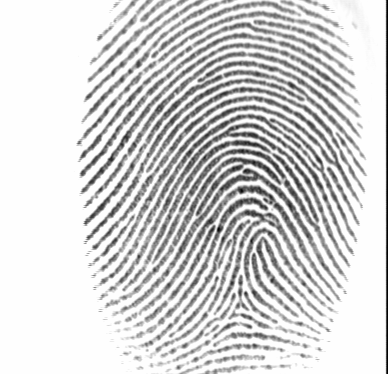
%> input picture 1_8.tif, 388 x 374 px, given in place of 95_2.tif, which was not available
$ octave fingerprint_test.m   (GNU Octave 9; MATLAB toolbox functions it lacks are replaced by stand-ins)
%> lines starting %> are read from the running program, lines starting %| are printed output that depends on the picture; in (x1, y1, x2, y2) boxes, pixels count from 0 and x2, y2 are one past the last pixel; in counts of white or black regions, pixels touching at a corner belong together; the program's own positions count from 1; pictures that were not available may be replaced by others from this repository, and a replacement may not be noted
### gaborfilter.m
function merge = gaborfilter(input)

    lambda = 8;
    theta = 0;
    psi = 0;
    gamma = 0.5;
    sigma = 4.4974;
    N = 8;

    img_in = im2double(input);
    img_out = zeros(size(img_in,1), size(img_in,2), N);
    for n=1:N
        gb = Mygabo(sigma,theta,lambda,psi,gamma);
        img_out(:,:,n) = conv2(img_in, gb,'same');
        theta = theta + pi/8;
    end

    merge = sum(img_out, 3); %img_out(:,:,1)+img_out(:,:,2)+...+img_out(:,:,N)


### minutiae_ext.m
function [endpoint,bifurpoint] = minutiae_ext(thin);
%UNTITLED2 Summary of this function goes here
%   Detailed explanation goes here

endpoint = [];
bifurpoint = [];
% endpoint = [endpoint ; new ]; 추가하는 방법
for i=2:373
    for j=2:387


        if thin(i,j)==0   % 3*3의 중간부분이 검은색 이었을 때
            if addition(thin,i,j)==7    % end point 인지 확인
                endpoint = [endpoint ; [i,j] ];  %end point가 맞다면 추가
            elseif  (addition(thin,i,j)==5 )   && (bifur_filter(thin,i,j)==1) %bifurcation point 인지 확인
                %합이 5이고 bifur_filter 함수를 돌린 결과가 true(1)로 나오는지 확인
                bifurpoint = [bifurpoint; [i,j]];  %bifurcation point가 맞다면 추가

            end
        end


    end
end

end

### MyROI.m
function roi_image=MyROI(input)

input_roi = im2double(input);
level = graythresh(input_roi);
input_roi = im2bw(input_roi,level);
roi_image = im2double(ones(size(input_roi)));
roi_image2 = roi_image;
roi_image3 = roi_image;
roi_meter = 10;

for i=1:roi_meter:size(input_roi,1)-roi_meter
    for j=1:roi_meter:size(input_roi,2)-roi_meter

        temp=input_roi(i:i+roi_meter-1,j:j+roi_meter-1); % roi_meter x roi_meter image

        if sum(temp(:))==roi_meter*roi_meter % if temp is all white
            roi_image(i:i+roi_meter-1,j:j+roi_meter-1)=1; % white
        else % if temp has a black
            roi_image(i:i+roi_meter-1,j:j+roi_meter-1)=0; % black
        end
    end
end

% row scan
for i=1:roi_meter:size(roi_image,1)-roi_meter
    flag = 0;
    for j=1:roi_meter:size(roi_image,2)-roi_meter
        temp=roi_image(i:i+roi_meter-1,j:j+roi_meter-1);
        if sum(temp(:))==0 && flag==0 %black first left
            roi_image2(i:i+roi_meter-1,j:j+roi_meter-1) = 0.5;
            flag=1;
            continue;
        end

        if sum(temp(:))==roi_meter*roi_meter && flag==1 %black last right
            roi_image2(i:i+roi_meter-1,j-roi_meter:j-1) = 0.5;
            flag=0;
        end
    end
end

% column scan
for j=1:roi_meter:size(roi_image,2)-roi_meter
    flag = 0;
    for i=1:roi_meter:size(roi_image,1)-roi_meter
        temp=roi_image(i:i+roi_meter-1,j:j+roi_meter-1);
        if sum(temp(:))==0 && flag==0
            roi_image3(i:i+roi_meter-1,j:j+roi_meter-1) = 0.5;
            flag=1;
            continue;
        end

        if sum(temp(:))==roi_meter*roi_meter && flag==1
            roi_image3(i-roi_meter:i-1,j:j+roi_meter-1) = 0.5;
            flag=0;
        end
    end
end

for i=1:size(roi_image,1)
    for j=1:size(roi_image,2)
        if roi_image2(i,j) == 0.5 || roi_image3(i,j) == 0.5
            roi_image(i,j) = 0.5;
        end
    end
end
end

### ROIAPPLY.m
function [out_endpoint,out_bifurpoint]=ROIAPPLY(endpoint, bifurpoint, roi_image)

    out_endpoint=[];
    out_bifurpoint=[];

    for i=1:size(endpoint,1)
       if roi_image(endpoint(i,1),endpoint(i,2)) == 0
           out_endpoint=[out_endpoint;[endpoint(i,1),endpoint(i,2),1,0]] ;
       end
    end

    for i=1:size(bifurpoint,1)
       if roi_image(bifurpoint(i,1),bifurpoint(i,2)) == 0
           out_bifurpoint =[out_bifurpoint;[bifurpoint(i,1),bifurpoint(i,2),2,0]] ;
       end
    end
end

### my_direction_t.m
function [last_endpoint,last_bifurpoint] = my_direction_t(out_endpoint,out_bifurpoint,thin)
    Table = [3*pi/4 2*pi/3 7*pi/12 pi/2 5*pi/12 pi/3 pi/4  %7*7
        5*pi/6 0 0 0 0 0 pi/6
        11*pi/12 0 0 0 0 0 pi/12
        pi 0 0 0 0 0 0
        -11*pi/12 0 0 0 0 0 -pi/12
        -5*pi/6 0 0 0 0 0 -pi/6
        -3*pi/4 -2*pi/3 -7*pi/12 -pi/2 -5*pi/12 -pi/3 -pi/4];


    Table2 = [3*pi/4 pi/2 pi/4; pi 0 0; -3*pi/4 -pi/2 -pi/4]; %3*3 혹시 필요할까봐 만들었는데 사용하지 않았다

    Table3 = [3*pi/4 2*pi/3 pi/2 pi/3 pi/4;   %5*5 혹시 필요할까봐 만들었는데 사용하지 않았다
        5*pi/6 0 0 0 pi/6;
        pi 0 0 0 0;
        -5*pi/6 0 0 0 -pi/6;
        -3*pi/4 -2*pi/3 -pi/2 -pi/3 -pi/4];

    last_endpoint = [];
    last_bifurpoint = [];
    CentroidTermX = out_endpoint(:,1);  %endpoint(:,1) => endpoint 중간점 x 좌표 모음
    CentroidTermY = out_endpoint(:, 2); %endpoint(:,2) => endpoint 중간점 y좌표 모음
    CentroidBifX = out_bifurpoint(:,1);
    CentroidBifY = out_bifurpoint(:,2);

    OrientationTerm = zeros(length(CentroidTermX), 1);
    OrientationBif = zeros(length(CentroidBifX), 1);


    for ind=1:length(CentroidTermX)
        Klocal = thin(CentroidTermX(ind)-3:CentroidTermX(ind)+3, CentroidTermY(ind)-3:CentroidTermY(ind)+3); %7*7 matrix
        Klocal(2:6 , 2:6 )= 1; %가운데 빼고 안쪽 흰색으로 바꾸기 // end는 알아서 정의?? end-1 => 6?
        [i,j] = find(Klocal==0);  %find 에 해당하는 것 다 [(i1,j1) ; (i2, j2) ; ......] 이런식으로 저장?
                                  %배열에서 다음 조건을 만족하는 항을 다 찾음. => 결과는 그 항의인덱스


        if length(i) ~= 1    %7*7에서 중간 흰색으로 바꾼후 테두리 부분에 검은색 한개가 아닌경우 반복문 처음으로
                             % end point 에 해당되는 경우에만 밑으로 내려간다.
            continue
        end
        OrientationTerm(ind,1)=Table(i,j) ; %방향 지정해주기
        last_endpoint = [last_endpoint; [CentroidTermX(ind), CentroidTermY(ind), 1, Table(i,j)]];


    end


    for ind=1:length(CentroidBifX)
        Klocal = thin(CentroidBifX(ind)-3:CentroidBifX(ind)+3, CentroidBifY(ind)-3:CentroidBifY(ind)+3); %7*7 matrix => 5*5
        Klocal(2:6 , 2:6 )= 1; %가운데 빼고 안쪽 흰색으로 바꾸기 // end는 알아서 정의?? end-1 => 6?
        [i,j] = find(Klocal==0);  %여기서 얻어지는 i,j는 7*7행렬 인덱스


        if length(i)~= 3    %테두리에 검은색 3개 아니면 반복문 처음으로 돌아가기
            CentroidBifY(ind)=NaN;
            CentroidBifY(ind)=NaN;
            continue;
        end


        a = Table(i(1), j(1));  %각도
        b = Table(i(2), j(2));
        c = Table(i(3), j(3));

        C = abs(a-b); %각도 차
        if C>=pi  %각도 차가 pi 보다 클 경우 처리해주기
            C = 2*pi - C;
        end
        B = abs(a-c);
        if B>= pi
            B = 2*pi - B;
        end
        A = abs(b-c);
        if A>= pi
            A = 2*pi - A;
        end

        angle = 0;

        if A<=B<=C || A<=C<=B    %가장 작은 각도차를 해당 bifurcation의 angle 값으로 정한다.
            angle = a;
        elseif B<=C<=A || B<=A<=C
            angle = b;
        else C<=A<=B || C<=B<=A
            angle = c;
        end


        last_bifurpoint = [last_bifurpoint; [CentroidBifX(ind), CentroidBifY(ind), 2, angle]];
        OrientationBif(ind,1) = angle;
    end


    %dxTerm=cos(OrientationTerm)*5;  %결과 배열?
    %dyTerm=sin(OrientationTerm)*5;


    %dxBif=cos(OrientationBif)*5;  %결과 배열?
    %dyBif=sin(OrientationBif)*5;

    %figure;imshow(thin);
    %hold on

    %plot(CentroidTermY, CentroidTermX, 'ro', 'linewidth', 2);
    %plot([CentroidTermY CentroidTermY+dxTerm]', ...
    %    [CentroidTermX CentroidTermX-dyTerm]', 'r', 'linewidth', 2);


    %plot(CentroidBifY, CentroidBifX, 'go', 'linewidth', 2);
    %plot([CentroidBifY CentroidBifY+dxBif]', ...
     %   [CentroidBifX CentroidBifX-dyBif]', 'g', 'linewidth', 2);


end

### alignment.m
function [Minutiae,Minutiae2] = alignment(Minutiae,Minutiae2)
    A =[];

    % 1. A 구하기.
    for i = 1:size(Minutiae,1)
        for j=1:size(Minutiae2,1)
            if(Minutiae(i,3)~=Minutiae2(j,3)) %type이 같을 경우에만 비교하기
                continue
            end

            delta_angle = Minutiae(i,4) - Minutiae2(j,4);
            delta_x = Minutiae(i,1) - Minutiae2(j,1)*cos(delta_angle) - Minutiae2(j,2)*sin(delta_angle);
            delta_y = Minutiae(i,2) + Minutiae2(j,1)*sin(delta_angle) - Minutiae2(j,2)*cos(delta_angle);

            %아직 A행렬에 아무것도 없을 경우는 바로 추가해준다.
            if(size(A,1)==0)

                A = [A; delta_angle, delta_x, delta_y,1,delta_angle,delta_x,delta_y];
                % 뒤에 원소 3개는 sum_angle / sum_x / sum_y 항목

            %A행렬에 값이 있는 경우 이미 저장된 조합들과 새로 계산된 조합이 같은지 다른지 확인한다.
            else

                for ind = 1:size(A,1)
                    %평균과 새로 계산한 것을 비교
                    avg_angle = A(ind,5)/A(ind,4);
                    avg_x = A(ind,6)/A(ind,4);
                    avg_y = A(ind,7)/A(ind,4);
                    if(compare(avg_angle,avg_x,avg_y,delta_angle,delta_x,delta_y))
                        % 이미 있는 set일 경우
                        A(ind,4) = A(ind,4)+1;
                        A(ind,5) = A(ind,5)+delta_angle;
                        A(ind,6) = A(ind,6)+delta_x;
                        A(ind,7) = A(ind,7)+delta_y;
                        break;
                    end
                    if (ind == size(A,1))
                        % 기존 A에 없는 set일 경우 새로 추가 (4번째 항목은 count)

                        A = [A; delta_angle, delta_x, delta_y,1,delta_angle,delta_x,delta_y];
                    end


                end


            end


        end
    end

    %2. A에서 제일 count 높은 것 구하기
    max = 0;
    ind = 1;
    for i = 1: size(A,1)
        if A(i,4) > max
            max = A(i,4)
            ind = i
        end
    end

    result = [A(ind,5)/A(ind,4), A(ind,6)/A(ind,4), A(ind,7)/A(ind,4)];
    %총합/count => 평균
    delta_angle = result(1);
    delta_x = result(2);
    delta_y = result(3);

    %3. Minutiae2 변환하기

    for i=1: size(Minutiae2,1)
        Minutiae2(i,4) = Minutiae2(i,4)+delta_angle;
        Minutiae2(i,1) = Minutiae2(i,1)*cos(delta_angle) + Minutiae2(i,2)*sin(delta_angle) +delta_x;
        Minutiae2(i,2) = - Minutiae2(i,1)*sin(delta_angle) + Minutiae2(i,2)*cos(delta_angle) +delta_y;
    end


end

### Mygabo.m
function gb=Mygabo(sigma,theta,lambda,psi,gamma)

sigma_x = sigma;
sigma_y = sigma/gamma;

% Bounding box
nstds = 3;
xmax = max(abs(nstds*sigma_x*cos(theta)),abs(nstds*sigma_y*sin(theta)));
xmax = ceil(max(1,xmax));
ymax = max(abs(nstds*sigma_x*sin(theta)),abs(nstds*sigma_y*cos(theta)));
ymax = ceil(max(1,ymax));
xmin = -xmax; ymin = -ymax;
[x,y] = meshgrid(xmin:xmax,ymin:ymax);

% Rotation
x_theta=x*cos(theta)+y*sin(theta);
y_theta=-x*sin(theta)+y*cos(theta);

gb= exp(-.5*(x_theta.^2/sigma_x^2+y_theta.^2/sigma_y^2)).*cos(2*pi/lambda*x_theta+psi);

end

### fingerprint_test.m
A = ["1_1.tif" ; "1_2.tif"; "1_6.tif"; "1_7.tif" ;
    "3_1.tif"; "3_2.tif"; "3_6.tif"; "3_7.tif";
    "5_1.tif"; "5_3.tif"; "5_5.tif"; "5_6.tif";
    "6_2.tif"; "6_3.tif"; "6_6.tif"; "6_7.tif";
    "10_1.tif"; "10_2.tif"; "10_5.tif"; "10_6.tif";
    "11_2.tif"; "11_4.tif"; "11_6.tif"; "11_7.tif";
    "19_1.tif"; "19_2.tif"; "19_3.tif"; "19_4.tif";
    "26_2.tif"; "26_3.tif"; "26_6.tif"; "26_7.tif";
    "33_1.tif"; "33_2.tif"; "33_3.tif"; "33_6.tif";
    "95_1.tif"; "95_2.tif"; "95_5.tif"; "95_6.tif";];
B = [];
for i = 38
    for j=1:size(A,1)

        a = A(i,1);
        b = A(j,1);
        input = imread(a); %query image
%> input is the input picture: size 374x388 uint8; min 1, max 254, mean 211.7
        input_size = size(input);
%> input_size = [374 388]

        input2 = imread(b); %template image
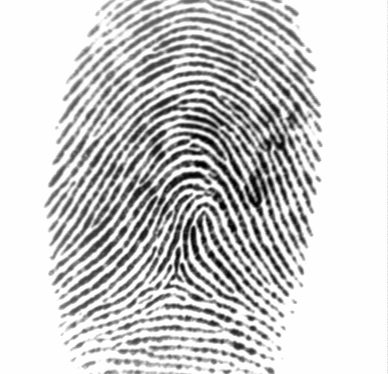
%> input picture 1_1.tif, 388 x 374 px
%> input2 is the input picture: size 374x388 uint8; min 1, max 254, mean 204.1
        input_size2 = size(input2);
%> input_size2 = [374 388]


        merge = gaborfilter(input);
%> after the loop in gaborfilter, `for n=1:N`: theta = 3.14

        merge2 = gaborfilter(input2);
%> in gaborfilter (call 2), `merge = sum(img_out, 3);`:
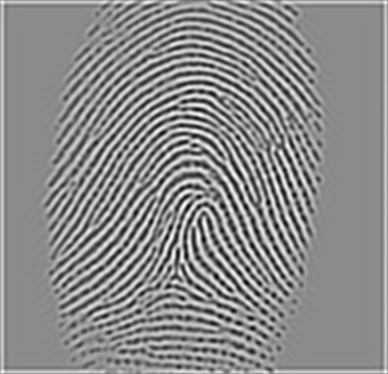
%> merge: size 374x388 double; min -68.19, max 62.8, mean 3.4; drawn with min black and max white


        level = graythresh(merge);
%> level = 0.498
        bin = im2bw(merge,level);
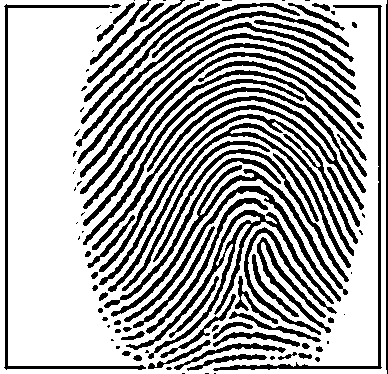
%> bin: size 374x388 logical; 67.1% white; 107 black regions (39 under 20 px), largest, box (x1, y1, x2, y2) and area: (92, 96, 364, 272) 3161, (126, 210, 334, 359) 2659, (108, 123, 354, 292) 2439

        level2 = graythresh(merge2);
%> level2 = 0.498
        bin2 = im2bw(merge2,level2);
%> bin2: size 374x388 logical; 68.3% white; 136 black regions (40 under 20 px), largest, box (x1, y1, x2, y2) and area: (43, 71, 315, 238) 3585, (48, 44, 321, 188) 2789, (94, 123, 304, 288) 1838


        thin = ~bwmorph(~bin,'thin',Inf);
%> thin: size 374x388 logical; 93% white; black in thin lines or dots

        thin2 = ~bwmorph(~bin2,'thin',Inf);
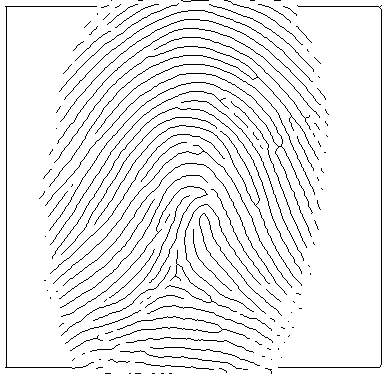
%> thin2: size 374x388 logical; 93.4% white; black in thin lines or dots


        [endpoint,bifurpoint] = minutiae_ext(thin);
%> after the loop in minutiae_ext, `for i=2:373`: bifurpoint = 22 rows, first 12: [2 182; 7 7; 8 379; 59 351; 124 269; 133 229; 134 229; 163 335; 169 321; 172 246; 176 258; 201 272]; endpoint = 202 rows, first 12: [4 134; 5 163; 5 198; 5 289; 6 121; 6 219; 6 313; 7 334; 7 381; 9 327; 13 111; 13 112]

        [endpoint2,bifurpoint2] = minutiae_ext(thin2);
%> after the loop in minutiae_ext (call 2), `for i=2:373`: bifurpoint = 19 rows, first 12: [7 7; 8 380; 78 258; 101 221; 117 292; 119 306; 146 282; 147 279; 147 282; 152 204; 206 256; 233 159]; endpoint = 247 rows, first 12: [4 179; 5 121; 5 138; 5 159; 5 210; 5 259; 6 109; 6 298; 6 382; 7 97; 7 284; 8 102]
%> endpoint2 has the same summary as endpoint in minutiae_ext; bifurpoint2 has the same summary as bifurpoint in minutiae_ext

        roi_image=MyROI(input);
%> in MyROI, `level = graythresh(input_roi);`: level = 0.733
%> in MyROI, `input_roi = im2bw(input_roi,level);`: input_roi: size 374x388 logical; 70.6% white; 150 black regions (74 under 20 px), largest, box (x1, y1, x2, y2) and area: (120, 157, 342, 313) 3436, (92, 96, 359, 271) 3333, (145, 140, 345, 276) 2962
%> after the loop in MyROI, `for i=1:roi_meter:size(input_roi,1)-roi_meter`: roi_image: size 374x388 double; values 0 (black) and 1 (white), 33.6% white; 2 white regions, box (x1, y1, x2, y2) and area: (0, 0, 388, 374) 48612, (270, 350, 280, 360) 100
%> after the loop in MyROI, `for i=1:roi_meter:size(roi_image,1)-roi_meter`: roi_image2: size 374x388 double; values 0.5 (black) and 1 (white), 94.7% white; 10 black regions, largest, box (x1, y1, x2, y2) and area: (320, 20, 370, 360) 3400, (70, 0, 120, 320) 3200, (320, 0, 330, 20) 200
%> after the loop in MyROI, `for j=1:roi_meter:size(roi_image,2)-roi_meter`: roi_image3: size 374x388 double; values 0.5 (black) and 1 (white), 96.3% white; 22 black regions, largest, box (x1, y1, x2, y2) and area: (110, 0, 330, 10) 2200, (90, 310, 140, 340) 500, (290, 340, 330, 360) 400
%> after the loop in MyROI, `for i=1:size(roi_image,1)`:
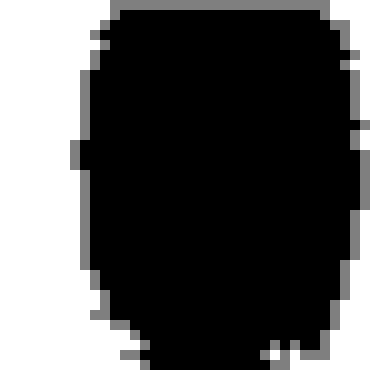
%> roi_image: size 374x388 double; min 0, max 1, mean 0.372
        [out_endpoint,out_bifurpoint] = ROIAPPLY(endpoint,bifurpoint,roi_image);
%> the loop in ROIAPPLY, `for i=1:size(endpoint,1)` made 202 passes
%> out_endpoint on passes 14, 16, 17: [15 299 1 0], [15 299 1 0; 20 143 1 0], [15 299 1 0; 20 143 1 0; 22 256 1 0]
%> after the loop in ROIAPPLY, `for i=1:size(endpoint,1)`: out_endpoint = 71 rows, first 8: [15 299 1 0; 20 143 1 0; 22 256 1 0; 57 154 1 0; 81 200 1 0; 100 302 1 0; 125 359 1 0; 133 283 1 0]
%> the loop in ROIAPPLY, `for i=1:size(bifurpoint,1)` made 22 passes
%> out_bifurpoint on passes 5 to 7: [124 269 2 0], [124 269 2 0; 133 229 2 0], [124 269 2 0; 133 229 2 0; 134 229 2 0]
%> after the loop in ROIAPPLY, `for i=1:size(bifurpoint,1)`: out_bifurpoint = 15 rows, first 8: [124 269 2 0; 133 229 2 0; 134 229 2 0; 163 335 2 0; 169 321 2 0; 172 246 2 0; 176 258 2 0; 201 272 2 0]

        roi_image2=MyROI(input2);
%> in MyROI (call 2), `level = graythresh(input_roi);`: level = 0.686
%> in MyROI (call 2), `input_roi = im2bw(input_roi,level);`: input_roi: size 374x388 logical; 71.2% white; 154 black regions (54 under 20 px), largest, box (x1, y1, x2, y2) and area: (51, 98, 299, 285) 9987, (50, 70, 314, 248) 5220, (53, 43, 303, 166) 2712
%> after the loop in MyROI (call 2), `for i=1:roi_meter:size(input_roi,1)-roi_meter`: roi_image: size 374x388 double; values 0 (black) and 1 (white), 36% white; 1 white region, box (x1, y1, x2, y2) and area: (0, 0, 388, 374) 52312
%> after the loop in MyROI (call 2), `for i=1:roi_meter:size(roi_image,1)-roi_meter`: roi_image2: size 374x388 double; values 0.5 (black) and 1 (white), 94.8% white; 3 black regions, box (x1, y1, x2, y2) and area: (40, 0, 120, 370) 3800, (290, 0, 330, 290) 2900, (270, 290, 300, 370) 800
%> after the loop in MyROI (call 2), `for j=1:roi_meter:size(roi_image,2)-roi_meter`:
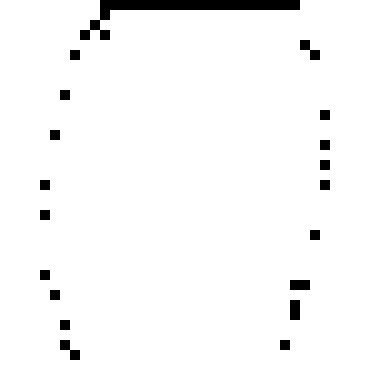
%> roi_image3: size 374x388 double; values 0.5 (black) and 1 (white), 96.8% white; 19 black regions, largest, box (x1, y1, x2, y2) and area: (80, 0, 300, 40) 2400, (300, 40, 320, 60) 200, (290, 280, 310, 290) 200
%> after the loop in MyROI (call 2), `for i=1:size(roi_image,1)`:
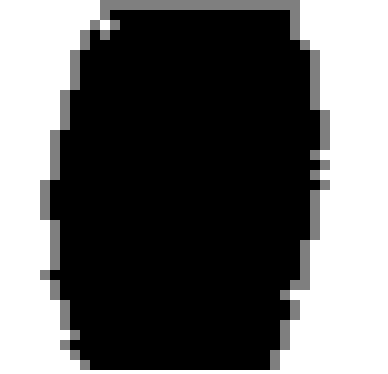
%> roi_image: size 374x388 double; min 0, max 1, mean 0.393
        [out_endpoint2,out_bifurpoint2] = ROIAPPLY(endpoint2,bifurpoint2,roi_image2);
%> the loop in ROIAPPLY (call 2), `for i=1:size(endpoint,1)` made 247 passes
%> out_endpoint on passes 26, 31, 34: [32 111 1 0], [32 111 1 0; 50 155 1 0], [32 111 1 0; 50 155 1 0; 52 309 1 0]
%> after the loop in ROIAPPLY (call 2), `for i=1:size(endpoint,1)`: out_endpoint = 119 rows, first 8: [32 111 1 0; 50 155 1 0; 52 309 1 0; 99 226 1 0; 102 232 1 0; 103 182 1 0; 109 229 1 0; 114 235 1 0]
%> the loop in ROIAPPLY (call 2), `for i=1:size(bifurpoint,1)` made 19 passes
%> out_bifurpoint on passes 3 to 5: [78 258 2 0], [78 258 2 0; 101 221 2 0], [78 258 2 0; 101 221 2 0; 117 292 2 0]
%> after the loop in ROIAPPLY (call 2), `for i=1:size(bifurpoint,1)`: out_bifurpoint = 15 rows, first 8: [78 258 2 0; 101 221 2 0; 117 292 2 0; 119 306 2 0; 146 282 2 0; 147 279 2 0; 147 282 2 0; 152 204 2 0]
%> out_endpoint2 has the same summary as out_endpoint in ROIAPPLY; out_bifurpoint2 has the same summary as out_bifurpoint in ROIAPPLY

        [last_endpoint,last_bifurpoint] = my_direction_t(out_endpoint,out_bifurpoint,thin);
%> in my_direction_t, `CentroidTermX = out_endpoint(:,1);`: CentroidTermX = 71 values from 15 to 370
%> in my_direction_t, `CentroidTermY = out_endpoint(:, 2);`: CentroidTermY = 71 values, max 359 at index 7, min 95 at index 24, mean 221.1
%> in my_direction_t, `CentroidBifX = out_bifurpoint(:,1);`: CentroidBifX = [124; 133; 134; 163; 169; 172; 176; 201; 218; 225; 226; 242; 268; 293; 304]
%> in my_direction_t, `CentroidBifY = out_bifurpoint(:,2);`: CentroidBifY = [269; 229; 229; 335; 321; 246; 258; 272; 201; 253; 278; 233; 216; 242; 241]
%> the loop in my_direction_t, `for ind=1:length(CentroidTermX)` made 71 passes
%> (i, j) on passes 4 to 15: (1, 6), (3, 7), (2, 1), ([6; 7], [7; 7]), ([3; 7], [1; 6]), ([1; 6], [1; 7]), (7, 7), (3, 1), (7, 6), (5, 1), (7, 7), (5, 7)
%> (i, j, last_endpoint) on passes 1 to 3: (3, 1, [15 299 1 2.88]), (1, 7, [15 299 1 2.88; 20 143 1 0.785]), (5, 7, [15 299 1 2.88; 20 143 1 0.785; 22 256 1 -0.262])
%> after the loop in my_direction_t, `for ind=1:length(CentroidTermX)`: Klocal = [true true true true true true true; true true true true true true true; true true true true true true true; true true true true true true false; true true true true true true true; true true true true true true true; true true true true true true true]; OrientationTerm = 71 values, max 3.14 at index 52, min -2.88 at index 13, mean 0.439; last_endpoint = 63 rows, first 8: [15 299 1 2.88; 20 143 1 0.785; 22 256 1 -0.262; 57 154 1 1.05; 81 200 1 0.262; 100 302 1 2.62; 136 338 1 -0.785; 151 269 1 2.88]
%> the loop in my_direction_t, `for ind=1:length(CentroidBifX)` made 15 passes
%> (i, j, a, b, c, C, B, A) on passes 1 to 3: ([1; 2; 7], [1; 7; 7], 2.36, 0.524, -0.785, 1.83, 3.14, 1.31), ([6; 1; 7], [1; 6; 7], -2.62, 1.05, -0.785, 2.62, 1.83, 1.83), ([5; 1; 6], [1; 5; 7], -2.88, 1.31, -0.524, 2.09, 2.36, 1.83)
%> (i, j, a, b, c, C, B, A) on passes 4, 5, 7, 8, 9, 10: ([4; 1; 7], [1; 5; 7], 3.14, 1.31, -0.785, 1.83, 2.36, 2.09), ([3; 1; 7], [1; 5; 5], 2.88, 1.31, -1.31, 1.57, 2.09, 2.62), ([2; 7; 6], [1; 1; 7], 2.62, -2.36, -0.524, 1.31, 3.14, 1.83), ([5; 1; 7], [1; 3; 7], -2.88, 1.83, -0.785, 1.57, 2.09, 2.62), ([1; 7; 2], [2; 2; 7], 2.09, -2.09, 0.524, 2.09, 1.57, 2.62), ([2; 7; 3], [1; 2; 7], 2.62, -2.09, 0.262, 1.57, 2.36, 2.36)
%> after the loop in my_direction_t, `for ind=1:length(CentroidBifX)`: CentroidBifY = [269; 229; 229; 335; 321; NaN; 258; 272; 201; 253; 278; 233; 216; 242; 241]; Klocal = [true true true false true true true; true true true true true true true; true true true true true true true; true true true true true true true; true true true true true true true; true true true true true true false; false true true true true true true]; OrientationBif = [2.36; -2.62; -2.88; 3.14; 2.88; 0; 2.62; -2.88; 2.09; 2.62; 3.14; -2.62; -2.09; 2.09; -2.36]; last_bifurpoint = 14 rows, first 8: [124 269 2 2.36; 133 229 2 -2.62; 134 229 2 -2.88; 163 335 2 3.14; 169 321 2 2.88; 176 258 2 2.62; 201 272 2 -2.88; 218 201 2 2.09]
        Minutiae = [last_endpoint;last_bifurpoint];
%> Minutiae = 77 rows, first 8: [15 299 1 2.88; 20 143 1 0.785; 22 256 1 -0.262; 57 154 1 1.05; 81 200 1 0.262; 100 302 1 2.62; 136 338 1 -0.785; 151 269 1 2.88]

        [last_endpoint2,last_bifurpoint2] = my_direction_t(out_endpoint2,out_bifurpoint2,thin2);
%> the loop in my_direction_t (call 2), `for ind=1:length(CentroidTermX)` made 119 passes
%> (i, j) on passes 5 to 16: (7, 6), (3, 7), (2, 1), ([7; 7], [6; 7]), (6, 1), (1, 2), (7, 7), (1, 2), ([1; 1], [1; 2]), (1, 3), (1, 2), (1, 3)
%> (i, j, last_endpoint) on passes 1, 2, 4: (5, 1, [32 111 1 -2.88]), (3, 7, [32 111 1 -2.88; 50 155 1 0.262]), (5, 1, [32 111 1 -2.88; 50 155 1 0.262; 99 226 1 -2.88])
%> after the loop in my_direction_t (call 2), `for ind=1:length(CentroidTermX)`: Klocal = [true true true true true true true; true true true true true true true; true true true true true true true; false true true true true true true; true true true true true true true; true true true true true true true; true true true true true true true]; OrientationTerm = 119 values, max 3.14 at index 25, min -2.88 at index 1, mean 0.352; last_endpoint = 95 rows, first 8: [32 111 1 -2.88; 50 155 1 0.262; 99 226 1 -2.88; 102 232 1 -1.05; 103 182 1 0.262; 109 229 1 2.62; 116 310 1 -2.62; 118 320 1 2.09]
%> the loop in my_direction_t (call 2), `for ind=1:length(CentroidBifX)` made 15 passes
%> (i, j, a, b, c, C, B, A) on passes 1 to 3: ([5; 1; 6], [1; 3; 7], -2.88, 1.83, -0.524, 1.57, 2.36, 2.36), ([2; 7; 2], [1; 6; 7], 2.62, -1.05, 0.524, 2.62, 2.09, 1.57), ([7; 1; 7], [2; 3; 7], -2.09, 1.83, -0.785, 2.36, 1.31, 2.62)
%> (i, j, a, b, c, C, B, A) on passes 4, 8, 9, 10: ([1; 7; 3], [1; 4; 7], 2.36, -1.57, 0.262, 2.36, 2.09, 1.83), ([6; 1; 5], [1; 2; 7], -2.62, 2.09, -0.262, 1.57, 2.36, 2.36), ([1; 1; 7], [2; 7; 7], 2.09, 0.785, -0.785, 1.31, 2.88, 1.57), ([7; 1; 1], [1; 2; 7], -2.36, 2.09, 0.785, 1.83, 3.14, 1.31)
        Minutiae2 = [last_endpoint2;last_bifurpoint2];


%> (the run ends here)
